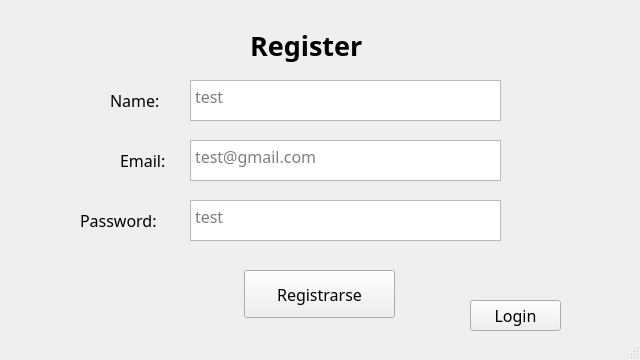
<?xml version="1.0" encoding="UTF-8"?>
<ui version="4.0">
 <class>MainWindow</class>
 <widget class="QMainWindow" name="MainWindow">
  <property name="geometry">
   <rect>
    <x>0</x>
    <y>0</y>
    <width>640</width>
    <height>360</height>
   </rect>
  </property>
  <property name="windowTitle">
   <string>MainWindow</string>
  </property>
  <widget class="QWidget" name="centralwidget">
   <widget class="QPushButton" name="register_btn">
    <property name="geometry">
     <rect>
      <x>244</x>
      <y>270</y>
      <width>151</width>
      <height>48</height>
     </rect>
    </property>
    <property name="font">
     <font>
      <family>Montserrat Thin</family>
      <pointsize>12</pointsize>
     </font>
    </property>
    <property name="cursor">
     <cursorShape>PointingHandCursor</cursorShape>
    </property>
    <property name="text">
     <string>Registrarse</string>
    </property>
   </widget>
   <widget class="QLabel" name="label">
    <property name="geometry">
     <rect>
      <x>110</x>
      <y>90</y>
      <width>61</width>
      <height>21</height>
     </rect>
    </property>
    <property name="font">
     <font>
      <family>Raleway Thin</family>
      <pointsize>12</pointsize>
     </font>
    </property>
    <property name="text">
     <string>Name:</string>
    </property>
   </widget>
   <widget class="QLabel" name="label_2">
    <property name="geometry">
     <rect>
      <x>120</x>
      <y>150</y>
      <width>61</width>
      <height>21</height>
     </rect>
    </property>
    <property name="font">
     <font>
      <family>Raleway Thin</family>
      <pointsize>12</pointsize>
     </font>
    </property>
    <property name="text">
     <string>Email:</string>
    </property>
   </widget>
   <widget class="QLabel" name="label_3">
    <property name="geometry">
     <rect>
      <x>80</x>
      <y>210</y>
      <width>101</width>
      <height>21</height>
     </rect>
    </property>
    <property name="font">
     <font>
      <family>Raleway Thin</family>
      <pointsize>12</pointsize>
     </font>
    </property>
    <property name="text">
     <string>Password:</string>
    </property>
   </widget>
   <widget class="QTextEdit" name="name">
    <property name="geometry">
     <rect>
      <x>190</x>
      <y>80</y>
      <width>311</width>
      <height>41</height>
     </rect>
    </property>
    <property name="font">
     <font>
      <family>Raleway Thin</family>
      <pointsize>12</pointsize>
     </font>
    </property>
    <property name="placeholderText">
     <string>test</string>
    </property>
   </widget>
   <widget class="QTextEdit" name="email">
    <property name="geometry">
     <rect>
      <x>190</x>
      <y>140</y>
      <width>311</width>
      <height>41</height>
     </rect>
    </property>
    <property name="font">
     <font>
      <family>Raleway Thin</family>
      <pointsize>12</pointsize>
     </font>
    </property>
    <property name="placeholderText">
     <string>test@gmail.com</string>
    </property>
   </widget>
   <widget class="QTextEdit" name="password">
    <property name="geometry">
     <rect>
      <x>190</x>
      <y>200</y>
      <width>311</width>
      <height>41</height>
     </rect>
    </property>
    <property name="font">
     <font>
      <family>Raleway Thin</family>
      <pointsize>12</pointsize>
     </font>
    </property>
    <property name="placeholderText">
     <string>test</string>
    </property>
   </widget>
   <widget class="QLabel" name="label_4">
    <property name="geometry">
     <rect>
      <x>250</x>
      <y>20</y>
      <width>131</width>
      <height>51</height>
     </rect>
    </property>
    <property name="font">
     <font>
      <family>Raleway Thin</family>
      <pointsize>20</pointsize>
      <weight>75</weight>
      <bold>true</bold>
     </font>
    </property>
    <property name="text">
     <string>Register</string>
    </property>
   </widget>
   <widget class="QPushButton" name="login_btn">
    <property name="geometry">
     <rect>
      <x>470</x>
      <y>300</y>
      <width>91</width>
      <height>31</height>
     </rect>
    </property>
    <property name="font">
     <font>
      <family>Montserrat Thin</family>
      <pointsize>12</pointsize>
     </font>
    </property>
    <property name="cursor">
     <cursorShape>PointingHandCursor</cursorShape>
    </property>
    <property name="text">
     <string>Login</string>
    </property>
   </widget>
  </widget>
  <widget class="QStatusBar" name="statusbar"/>
 </widget>
 <resources/>
 <connections/>
</ui>
